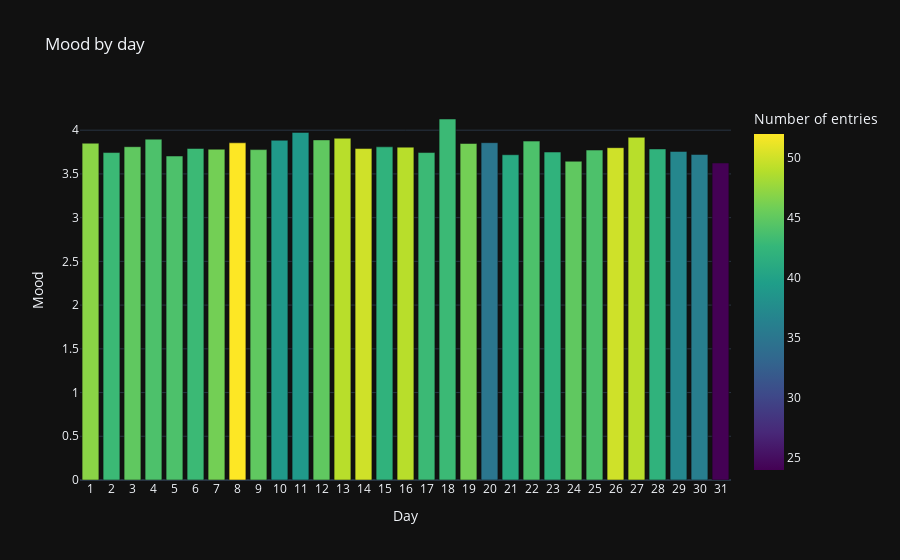

Notebook source saved alongside this figure:
### Code cell
df.by_time_bar_plot('day')

### Figure 1 — Plotly figure (JSON) as saved in the notebook; plotly's stock layout.template omitted (floating-point values rounded to 4 significant figures)
{"data": [{"alignmentgroup": "True", "hovertemplate": "Day=%{x}<br>Mood=%{y}<br>Number of entries=%{marker.color}<extra></extra>", "legendgroup": "", "marker": {"color": [42, 49, 50, 44, 45, 42, 44, 41, 35, 46, 43, 43, 49, 42, 50, 49, 45, 39, 39, 45, 52, 46, 43, 44, 44, 45, 43, 47, 36, 37, 24], "coloraxis": "coloraxis", "pattern": {"shape": ""}}, "name": "", "offsetgroup": "", "orientation": "v", "showlegend": false, "textposition": "auto", "type": "bar", "x": [28, 27, 26, 25, 24, 23, 22, 21, 20, 19, 18, 17, 16, 15, 14, 13, 12, 11, 10, 9, 8, 7, 6, 5, 4, 3, 2, 1, 30, 29, 31], "xaxis": "x", "y": [3.786, 3.918, 3.8, 3.773, 3.644, 3.75, 3.875, 3.72, 3.857, 3.848, 4.128, 3.744, 3.806, 3.81, 3.79, 3.908, 3.889, 3.974, 3.885, 3.778, 3.856, 3.783, 3.791, 3.705, 3.898, 3.811, 3.744, 3.851, 3.722, 3.757, 3.625], "yaxis": "y"}], "layout": {"barmode": "relative", "coloraxis": {"colorbar": {"title": {"text": "Number of entries"}}, "colorscale": [[0, "#440154"], [0.1111, "#482878"], [0.2222, "#3e4989"], [0.3333, "#31688e"], [0.4444, "#26828e"], [0.5556, "#1f9e89"], [0.6667, "#35b779"], [0.7778, "#6ece58"], [0.8889, "#b5de2b"], [1, "#fde725"]]}, "legend": {"tracegroupgap": 0}, "title": {"text": "Mood by day"}, "xaxis": {"anchor": "y", "domain": [0, 1], "dtick": 1, "title": {"text": "Day"}}, "yaxis": {"anchor": "x", "domain": [0, 1], "title": {"text": "Mood"}}}}
